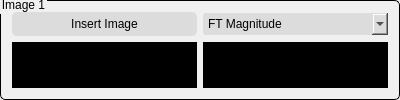
            <widget class="QGroupBox" name="groupBox_6">
             <property name="minimumSize">
              <size>
               <width>400</width>
               <height>0</height>
              </size>
             </property>
             <property name="styleSheet">
              <string notr="true">QGroupBox {
    background-color: rgb(240, 240, 240); /* Light background color */
    border: 1.2px solid rgb(0, 0, 0); /* Black border color */
    border-style: outset;
    border-radius: 5px; /* Adjusted border-radius for more pointed corners */
}

QGroupBox::title {
    subcontrol-origin: margin;
    subcontrol-position: top left;
    padding: -5px 0px 0px 0px;
    color: rgb(0, 0, 0)/* Blue text color */
}
</string>
             </property>
             <property name="title">
              <string>Image 1</string>
             </property>
             <layout class="QGridLayout" name="gridLayout_7">
              <item row="1" column="1">
               <widget class="QLabel" name="image1_component_widget">
                <property name="sizePolicy">
                 <sizepolicy hsizetype="Ignored" vsizetype="Ignored">
                  <horstretch>0</horstretch>
                  <verstretch>0</verstretch>
                 </sizepolicy>
                </property>
                <property name="styleSheet">
                 <string notr="true">background-color: rgb(0, 0, 0);</string>
                </property>
                <property name="pixmap">
                 <pixmap>placeholder.png</pixmap>
                </property>
                <property name="scaledContents">
                 <bool>true</bool>
                </property>
               </widget>
              </item>
              <item row="0" column="1">
               <widget class="QComboBox" name="image1_component_comboBox">
                <property name="minimumSize">
                 <size>
                  <width>0</width>
                  <height>22</height>
                 </size>
                </property>
                <property name="styleSheet">
                 <string notr="true">QComboBox {
    border-radius: 3px;
    background: rgb(220, 220, 220); /* Light grey background color */
}



QComboBox QAbstractItemView {
    selection-background-color: rgb(180, 180, 180); /* Lighter grey background for selected item */
    background-color: rgb(220, 220, 220); /* Light grey background color for dropdown */
    color: rgb(0, 0, 0); /* Black text color for items */
}
</string>
                </property>
                <item>
                 <property name="text">
                  <string>FT Magnitude</string>
                 </property>
                </item>
                <item>
                 <property name="text">
                  <string>FT Phase</string>
                 </property>
                </item>
                <item>
                 <property name="text">
                  <string>FT Real</string>
                 </property>
                </item>
                <item>
                 <property name="text">
                  <string>FT Imaginary</string>
                 </property>
                </item>
               </widget>
              </item>
              <item row="1" column="0">
               <widget class="QLabel" name="image1_widget">
                <property name="sizePolicy">
                 <sizepolicy hsizetype="Ignored" vsizetype="Ignored">
                  <horstretch>0</horstretch>
                  <verstretch>0</verstretch>
                 </sizepolicy>
                </property>
                <property name="styleSheet">
                 <string notr="true">background-color: rgb(0, 0, 0);</string>
                </property>
                <property name="pixmap">
                 <pixmap>placeholder.png</pixmap>
                </property>
                <property name="scaledContents">
                 <bool>true</bool>
                </property>
               </widget>
              </item>
              <item row="0" column="0">
               <widget class="QPushButton" name="insert_image1_button">
                <property name="styleSheet">
                 <string notr="true">QPushButton {
    border-radius: 5px;
    border-style: outset;
    background: rgb(220, 220, 220); /* Light grey background color */
    color: rgb(0, 0, 0); /* Black text color */
    padding: 5px 10px; /* Adjust padding as needed */
}

QPushButton:hover {
    background: rgb(180, 180, 180); /* Darker grey on hover */
}
</string>
                </property>
                <property name="text">
                 <string>Insert Image</string>
                </property>
                <property name="icon">
                 <iconset>
                  <normaloff>:/icons/Open-256.png</normaloff>:/icons/Open-256.png</iconset>
                </property>
               </widget>
              </item>
             </layout>
            </widget>
